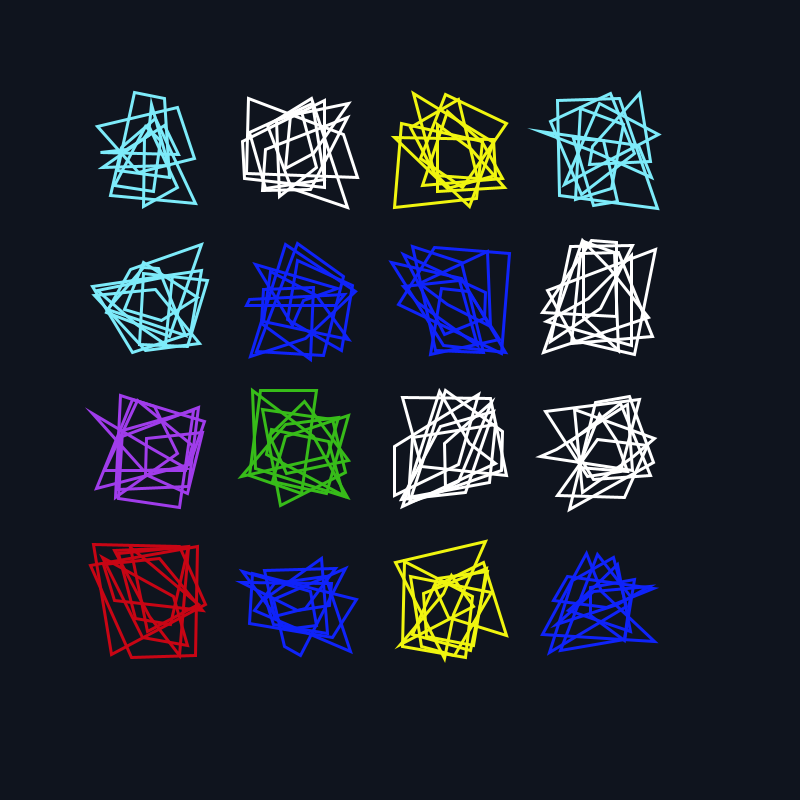
Frame 1 (no input)
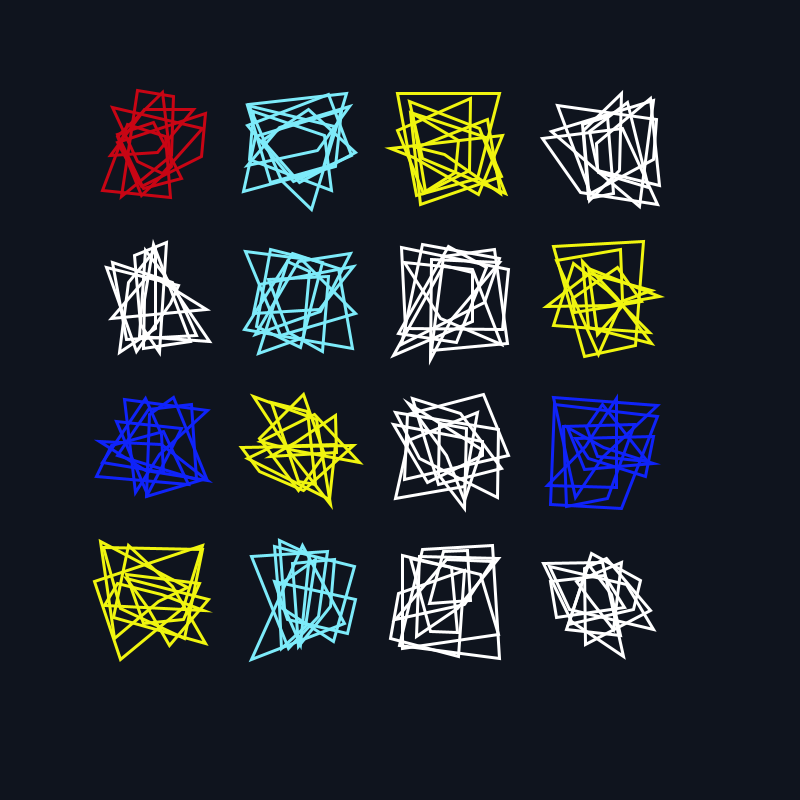
Frame 2 (the mouse pressed at the canvas centre, redrawn once)

The Processing sketch that drew these frames (run headless with seeded random() and noise(); the mouse was pressed at the canvas centre and the sketch redrawn once):

// Processing sketch: Vera
// ── Vera.pde
color[] colArr = {
  color(255, 255, 255),
  color(200, 5, 20),
  color(55, 188, 25),
  color(15, 35, 250),
  color(125, 235, 250),
  color(240, 245, 15),
  color(160, 60, 235)
};

int grid = 150;
int margin = 150;

void setup() {
  size(800, 800);
  noLoop();
}

void draw() {
  background(15, 20, 30);
  noFill();
  stroke(255);
  float d = 60;
  

  for(int i = margin; i<=width-margin; i += grid){
    for(int j = margin; j<=height-margin; j+= grid){
      
      int colArrNum = (int)random(7);
      stroke(colArr[colArrNum]);
      strokeWeight(3);
      for(int num = 0; num < 7; num++){
        float x1 = -random(d);
        float y1 = -random(d);
        float x2 = random(d);
        float y2 = -random(d);
        float x3 = random(d);
        float y3 = random(d);
        float x4 = -random(d);
        float y4 = random(d);
  
        pushMatrix();
        translate(i, j);
        quad(x1, y1, x2, y2, x3, y3, x4, y4);
        popMatrix();
      }
    }
  }
}

void keyPressed() {
  if(key == ' ') redraw();
}
